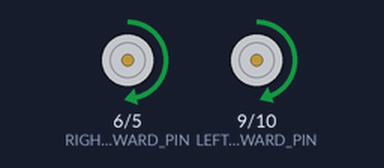
A sketch run on a simulated SparkFun Pro Micro, built with avr-gcc and run on an emulated ATmega32U4. Shown: motor-driver pin pairs drawn as motors (green arrow = first pin HIGH = forward, orange = second pin HIGH = backward, longer = more drive).

Above: at 12.0 s.
At 23.0 s:
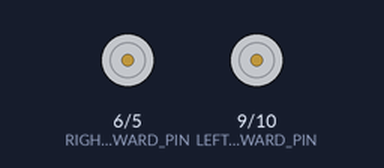
Timing chart, 0 to 30.6 s (numbered marks = the images above):
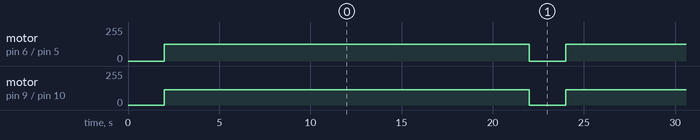

Measured:
- by itself, motor on pin 6 (RIGHT_FORWARD_PIN) / pin 5 (RIGHT_REVERSE_PIN): alternates forward 125/255 for 20.0 s and stopped for 2.0 s
- by itself, motor on pin 9 (LEFT_FORWARD_PIN) / pin 10 (LEFT_REVERSE_PIN): alternates forward 115/255 for 20.0 s and stopped for 2.0 s

The sketch:

kinderbot_adjust_wheel_speed.ino
```cpp
// Run this script to test if the wheels on the robot are working correctly.
// The robot should go forward, left, right, forward, left, right, etc

#define FORWARD_TIME 20000
#define PAUSE_TIME 2000
#define LEFT_FORWARD_PIN 9
#define LEFT_REVERSE_PIN 10
#define RIGHT_FORWARD_PIN 6
#define RIGHT_REVERSE_PIN 5
#define INTERRUPT_PIN 7  // interrupt 4 on pro-micro
#define LEFT_SPEED 115
#define RIGHT_SPEED 125

//------------------------------------------------------------------------------------------------

void setup() {
  Serial.begin(115200);
  delay(2000);
  pinMode(LEFT_FORWARD_PIN, OUTPUT);
  pinMode(LEFT_REVERSE_PIN, OUTPUT);
  pinMode(RIGHT_FORWARD_PIN, OUTPUT);
  pinMode(RIGHT_REVERSE_PIN, OUTPUT);
}

void loop() {
  leftForward();
  rightForward();
  delay(FORWARD_TIME);
  off();
  delay(PAUSE_TIME);
}

void off(){
  analogWrite(LEFT_FORWARD_PIN,0);
  analogWrite(LEFT_REVERSE_PIN,0);
  analogWrite(RIGHT_FORWARD_PIN,0);
  analogWrite(RIGHT_REVERSE_PIN,0);
}

void leftForward(){
  analogWrite(LEFT_REVERSE_PIN,0);
  analogWrite(LEFT_FORWARD_PIN,LEFT_SPEED);
}

void rightForward(){
  analogWrite(RIGHT_REVERSE_PIN,0);
  analogWrite(RIGHT_FORWARD_PIN,RIGHT_SPEED);
}
```
